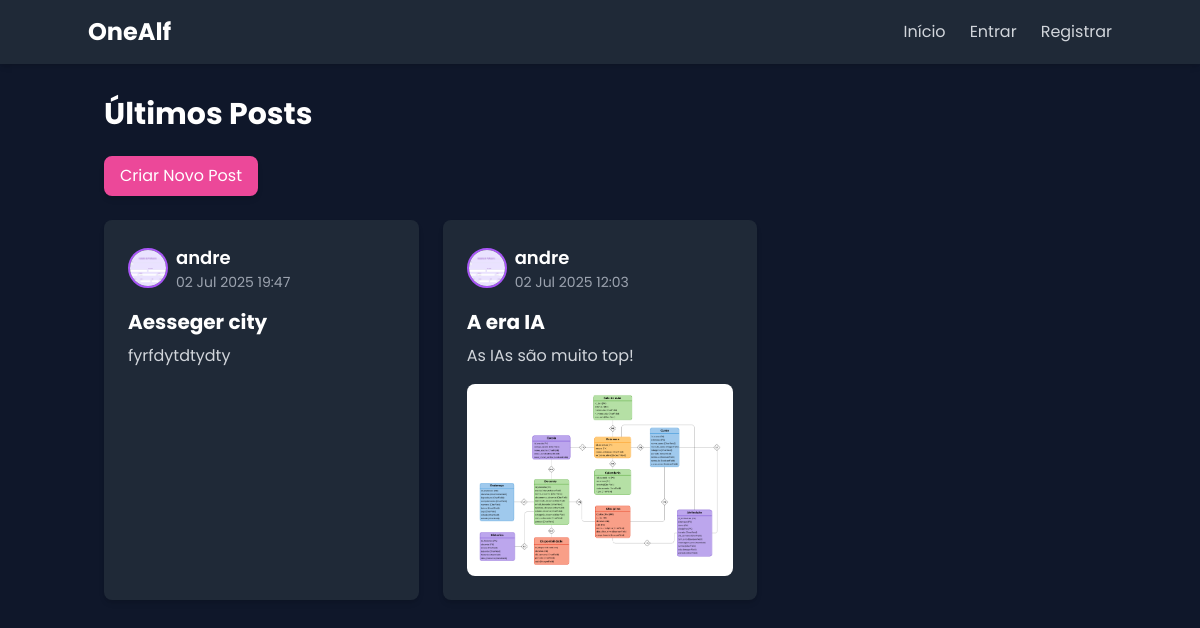
Before: / with the older database file.
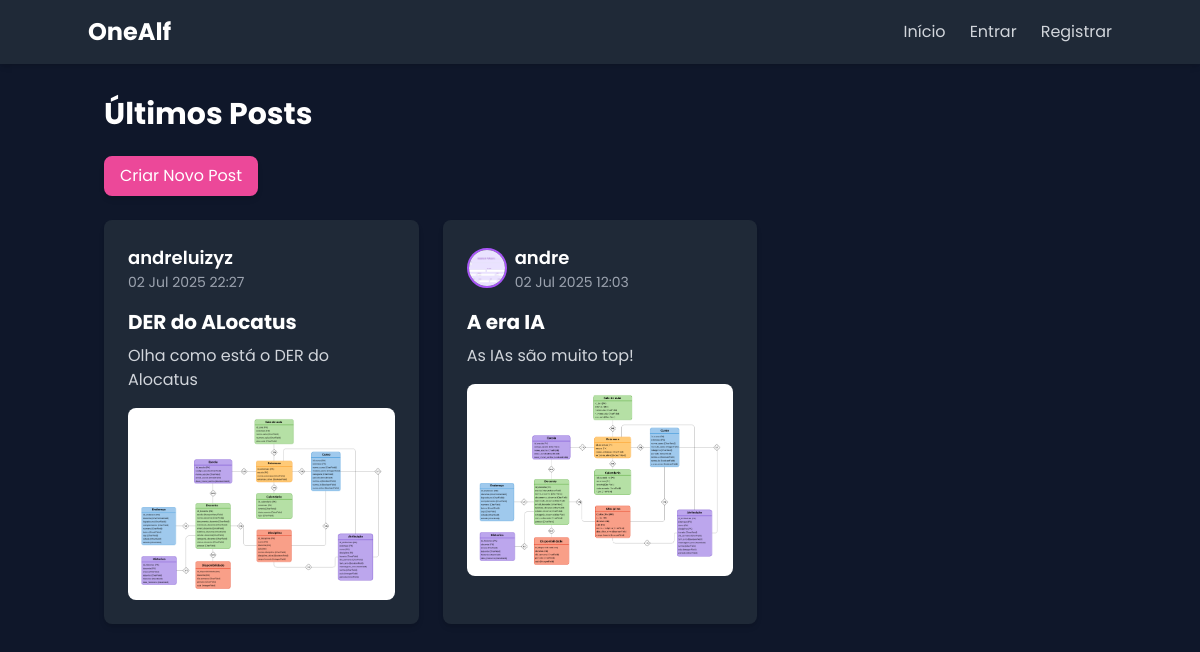
After: the same page with the newer database file.
### core/models.py (models this page shows, shortened)
class Post(models.Model):
    titulo = models.CharField(max_length=100)
    conteudo = models.TextField()
    imagem = models.ImageField(upload_to='postagens/', blank=True, null=True)
    autor = models.ForeignKey(Perfil, on_delete=models.CASCADE)
    data_criacao = models.DateTimeField(auto_now_add=True)

class Perfil(models.Model):
    usuario = models.OneToOneField(User, on_delete=models.CASCADE)
    foto = models.ImageField(upload_to='fotos_perfil/', blank=True, null=True)
    bio = models.TextField(blank=True, null=True)

### core/views.py (the view)
# urls.py: path('', views.home, name='home'),
def home(request):
    posts = Post.objects.all().order_by('-data_criacao')
    return render(request, 'home.html', {'posts': posts})

### core/templates/home.html (shortened to what this page needs)
{% extends 'base.html' %}
{% block content %}
<div class="container mx-auto px-4 py-8">
    <h2 class="text-3xl font-bold text-white mb-6">Últimos Posts</h2>
    <div class="flex justify-between items-center mb-6">
        <a href="{% url 'criar_post' %}" class="bg-pink-500 hover:bg-pink-600 text-white py-2 px-4 rounded-lg shadow-md transition duration-300">
            Criar Novo Post
        </a>
    </div>
    <div class="grid grid-cols-1 md:grid-cols-2 lg:grid-cols-3 gap-6">
    {% for post in posts %}
<div class="bg-gray-800 p-6 rounded-lg shadow-md hover:shadow-lg transition duration-300 flex flex-col">
    <div class="flex items-center gap-2 mb-4">
        {% if post.autor.foto %}
            <img src="{{ post.autor.foto.url }}" class="w-10 h-10 rounded-full object-cover border-2 border-purple-500" />
        {% endif %}
        <div>
            <a href="{% url 'perfil' post.autor.usuario.username  %}" class="font-semibold text-white text-lg" >{{ post.autor.usuario.username }}</a>
            <span class="text-gray-400 text-sm block">{{ post.data_criacao|date:"d M Y H:i" }}</span>
        </div>
    </div>
    <div class="flex-grow">
        <h3 class="text-xl font-bold text-white mb-2">{{ post.titulo }}</h3>
        <p class="text-gray-300 mb-4">{{ post.conteudo }}</p>
        {% if post.imagem %}
            <img src="{{ post.imagem.url }}" class="mt-3 rounded-lg w-full h-48 object-cover" />
        {% endif %}
    </div>
</div>
{% endfor %}
</div>
{% endblock %}

### templates/base.html (shortened to what this page needs)
<!DOCTYPE html>
<html lang="pt-br">
<head>
    {% load static %}
    <link href="{% static 'css/style.css' %}" rel="stylesheet">
    <script src="https://cdn.tailwindcss.com"></script>
    <link rel="stylesheet" href="https://cdnjs.cloudflare.com/ajax/libs/font-awesome/6.4.0/css/all.min.css">
</head>
<body>
    {% include 'navbar.html' %}
    {% block content %}{% endblock %}
</body>
</html>

### templates/navbar.html (shortened to what this page needs)
{% load static %}
<nav class="bg-gray-800 p-4 shadow-md">
    <div class="container mx-auto flex justify-between items-center">
        <a href="{% url 'home' %}" class="text-2xl font-bold text-white">OneAlf</a>
        <div class="hidden md:flex items-center space-x-6">
        <a href="{% url 'home' %}" class="text-gray-300 hover:text-white transition duration-300">Início</a>
        {% if user.is_authenticated %}
            <div class="flex items-center space-x-2">
                {% if user.perfil.foto %}
                    <img src="{{ user.perfil.foto.url }}" alt="Perfil" class="w-8 h-8 rounded-full object-cover border-2 border-purple-500">
                {% else %}
                    <img src="{% static 'img/default-user.png' %}" alt="Perfil" class="w-8 h-8 rounded-full object-cover border-2 border-purple-500">
                {% endif %}
                <span class="text-white text-sm font-medium">{{ user.username }}</span>
            </div>
            <a href="{% url 'perfil' request.user.username %}" class="text-gray-300 hover:text-white transition duration-300">Perfil</a>
            <form method="POST" action="{% url 'logout' %}" class="inline">
                {% csrf_token %}
                <button type="submit" class="text-red-400 hover:text-red-500 transition duration-300">Sair</button>
            </form>
        {% else %}
            <a href="{% url 'login' %}" class="text-gray-300 hover:text-white transition duration-300">Entrar</a>
            <a href="{% url 'register' %}" class="text-gray-300 hover:text-white transition duration-300">Registrar</a>
        {% endif %}
        </div>
    </div>
</nav>

### static/css/style.css (style rules this page uses)
body { font-family: 'Poppins', sans-serif; background-color: #0f172a; color: #e2e8f0; }

Changed rows visible on the page:
removed Post: autor.foto (picture), autor.usuario.username "andre", data_criacao "02 Jul 2025 19:47", titulo "Aesseger city", conteudo "fyrfdytdtydty"
added Post: autor.usuario.username "andreluizyz", data_criacao "02 Jul 2025 22:27", titulo "DER do ALocatus", conteudo "Olha como está o DER do Alocatus", imagem (picture)
